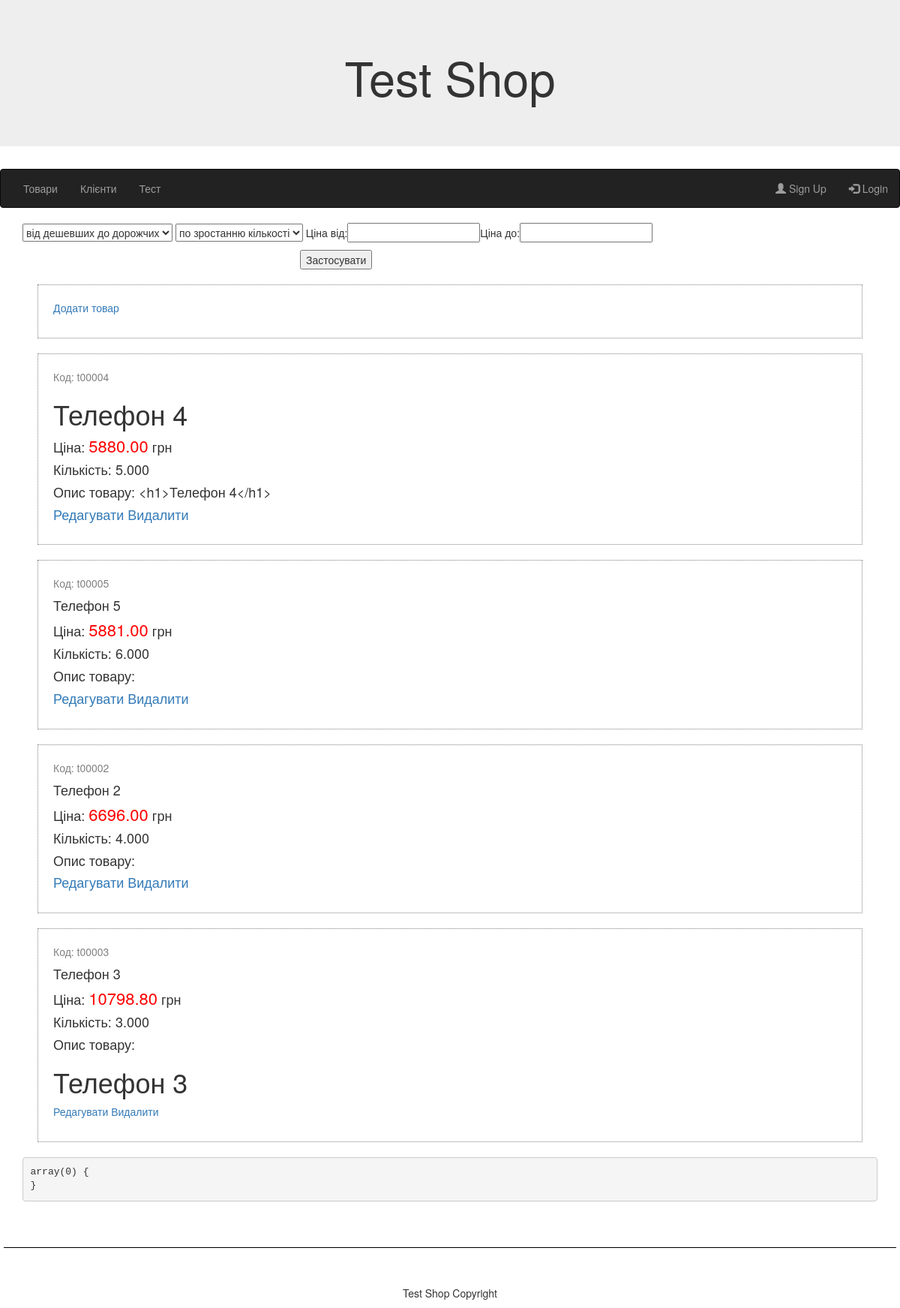
Screenshot of /product/list with the database file from the repository.
### tables this page shows
CREATE TABLE `menu` (
  `id` int(11) unsigned NOT NULL AUTO_INCREMENT,
  `name` varchar(100) NOT NULL,
  `path` varchar(255) NOT NULL,
  `active` tinyint(1) NOT NULL DEFAULT '1',
  `sort_order` smallint(2) DEFAULT NULL,
  PRIMARY KEY (`id`)
);

CREATE TABLE `products` (
  `id` int(11) unsigned NOT NULL AUTO_INCREMENT,
  `sku` varchar(30) NOT NULL,
  `name` varchar(255) NOT NULL,
  `price` decimal(12,2) NOT NULL DEFAULT '0.00',
  `qty` decimal(12,3) NOT NULL DEFAULT '0.000',
  `description` mediumtext,
  PRIMARY KEY (`id`)
);

### app/Core/View.php (called while the page is built, shortened)
<?php
class View
{
    private $data;
    private $viewPath;
    public function __construct(array $data = [], string $viewPath = null)
    {
        $this->data = $data;
        $this->viewPath = $viewPath;
    }
    public static function getViewDir(): string
    {
        return App::getAppDir() . DS . 'views';
    }
    protected function get($key)
    {
        return $this->data[$key];
    }
    public function render(): string
    {
        $path = $this->viewPath;
        if ($path === null) {
            $path = $this->getDefaultPath();
        }
        array_walk($this->data, static function(&$item, $key) {
            if ($item instanceof View) {
                $item = $item->render();
            }
        });
        extract($this->data, EXTR_SKIP);
        include $path;
        return ob_get_clean();
    }
    private function getDefaultPath(): string
    {
        $controllerName = Route::getController();
        $actionName = Route::getAction();
        $path = self::getViewDir() . DS . $controllerName . DS . $actionName . '.php';
        $path404 = self::getViewDir() . DS . 'error' . DS . 'error404.php';
        return file_exists($path) ? $path : $path404;
    }
     private function getBP(): string
     {
         return Route::getBP();
     }
}

### app/Core/Route.php (called while the page is built, shortened)
<?php
class Route
{
    private static $controller = null;
    private static $action = null;
    public static function getBP()
    {
        return self::getBasePath();
    }
    public static function getBasePath()
    {
        $base_path = substr(ROOT, strlen($_SERVER['DOCUMENT_ROOT']));
        return $base_path;
    }
    public static function init(string $route = null)
    {
         if (!$route) {
             $request = explode('?', $_SERVER['REQUEST_URI']);
             $uri = $request[0];
             $route = substr($uri, strlen(self::getBasePath()));
         }
         $route_array = explode('/', $route);
         if ($route_array[0] === "") {
              array_shift($route_array);
         }
         self::$controller = !empty($route_array[0]) ? $route_array[0] : 'index';
         self::$action = !empty($route_array[1]) ? $route_array[1] : 'index';
    }
    public static function getAction()
     {
        return self::$action;
     }
    public static function getController()
     {
        return self::$controller;
     }
}

### app/Core/App.php (called while the page is built, shortened)
<?php
class App
{
    public static function getAppDir(): string
    {
        return ROOT . DS . 'app';
    }
    public static function run(string $path = null): void
    {
        $action = Route::getAction() . 'Action';
        $controller = new $controllerClass();
        $controller->$action();
    }
}

### app/Core/DB.php (called while the page is built, shortened)
<?php
class DB
{
    private static $pdo = null;
    public function getConnection()
    {
        if (!self::$pdo) {
            $dsn = 'mysql:host='. MYSQL_HOST .';port='. MYSQL_PORT .';dbname='. DB_NAME . ';charset=utf8';
            $options = array(
                PDO::MYSQL_ATTR_INIT_COMMAND => "SET NAMES 'utf8'",
                PDO::ATTR_ERRMODE => PDO::ERRMODE_EXCEPTION,
                PDO::ATTR_EMULATE_PREPARES => false
            );
            try {
                self::$pdo = new PDO($dsn, DB_USERNAME , DB_PASSWORD, $options);
            } catch (PDOException $e) {
                echo "Connection failed: ".$e->getMessage();
                exit();
            }
        }
        return self::$pdo;
    }
    public function query($sql, $parameters = [])
    {
        $dbh = $this->getConnection();
        $stmt = $dbh->prepare($sql);
        $result = $stmt->execute($parameters);
        if ($result !== false)
        {
            return $stmt->fetchAll(PDO::FETCH_ASSOC);
        }
        else
        {
            return false;
        }
    }
}

### app/Core/Model.php (called while the page is built, shortened)
<?php
class Model implements DbModelInterface
{
    protected $table_name;
    protected $columns = [];
    protected $sql;
    protected $params = [];
    public function initCollection()
    {
        $columns = implode(',',$this->getColumns());
        $this->sql = "select $columns from " . $this->table_name ;
        return $this;
    }
    public function getColumns()
    {
        $db = new DB();
        $sql = "show columns from  $this->table_name;";
        $results = $db->query($sql);
        foreach($results as $result) {
            array_push($this->columns,$result['Field']);
        }
        return $this->columns;
    }
    public function sort($params)
    {
    $this->sql .= " ORDER BY ";
     foreach ($params as $key=>$value) {
     $this->sql .= "$key $value, ";
     }
     $this->sql = rtrim(($this->sql), ', ');
        return $this;
    }
    public function filter()
    {
     if (!empty($_POST['from'])){
         $from = $_POST['from'];
     } else {
         $from = 0;
       }
     If (!empty($_POST['to'])) {
         $to = $_POST['to'];
     } else {
           $to = $this->getMaxPrice();
       }
       $this->sql .= " WHERE price BETWEEN $from AND $to ";
       return $this;
    }
    public function getMaxPrice()
    {
        $db = new DB();
        $sql = "SELECT MAX(price) FROM $this->table_name";
        $maxPrice = $db->query($sql);
        return $maxPrice[0]['MAX(price)'];
    }
    public function getCollection()
    {
        $db = new DB();
        $this->sql .= ";";
        $this->collection = $db->query($this->sql, $this->params);
        return $this;
    }
}

### app/Controllers/ProductController.php (called while the page is built, shortened)
<?php
class ProductController extends Controller
{
    public function listAction()
    {
        $products = $this->getModel('Product')
            ->initCollection()
            ->filter()
            ->sort($this->getSortParams())
            ->getCollection()
            ->select();
        $this->renderLayout();
    }
    public function getSortParams()
    {
        $params = [];
        $sortfirst = filter_input(INPUT_POST, 'sortfirst');
        if ($sortfirst === "price_DESC") {
            $params['price'] = 'DESC';
        } else {
            $params['price'] = 'ASC';
        }
        $sortsecond = filter_input(INPUT_POST, 'sortsecond');
        if ($sortsecond === "qty_DESC") {
            $params['qty'] = 'DESC';
        } else {
            $params['qty'] = 'ASC';
        }
        return $params;
    }
}

### app/bootstrap.php (called while the page is built, shortened)
<?php
require ROOT . '/app/Autoloader.php';
\Core\App::run();

### index.php (called while the page is built, shortened)
<?php
include ROOT . '/app/bootstrap.php';

### app/Autoloader.php (called while the page is built, shortened)
<?php
class Autoloader
{
    public static function register()
    {
        spl_autoload_register(function ($class) {
            $file = ROOT . DS . 'app' .DS.str_replace('\\', DS, $class).'.php';
            if (file_exists($file)) {
                return true;
            }
            return false;
        });
    }
}

### app/views/product/list.php (the view, shortened to what this page needs)
<form method="POST" action="<?php $_SERVER['PHP_SELF']; ?>">
<select name='sortfirst'>
    <option <?php echo filter_input(INPUT_POST, 'sortfirst') === 'price_ASC' ? 'selected' : '';?> value="price_ASC">від дешевших до дорожчих</option>
</select>
<select name='sortsecond'>
  <option <?php echo filter_input(INPUT_POST, 'sortsecond') === 'qty_ASC' ? 'selected' : '';?>  value="qty_ASC">по зростанню кількості</option>
</select>
Ціна від:<input type="text" name="from" value="">Ціна до:<input type="text" name="to" value=""><br>
<input type="submit" value="Застосувати" style="margin-left: 370px; margin-top: 10px">
</form>
<div class="product"><p>
        <?= \Core\Url::getLink('/product/add', 'Додати товар'); ?>
</p></div>
<?php
$products =  $this->get('products');
foreach($products as $product)  :
?>
    <div class="product">
        <p class="sku">Код: <?php echo $product['sku']?></p>
        <h4><?php echo $product['name']?><h4>
        <p> Ціна: <span class="price"><?php echo $product['price']?></span> грн</p>
        <p> Кількість: <?php echo $product['qty']?></p>
        <p> Опис товару: <?php echo $product['description']?></p>
        <p>
            <?= \Core\Url::getLink('/product/edit', 'Редагувати', array('id'=>$product['id'])); ?>
            <?= \Core\Url::getLink('/product/delete', 'Видалити', array('id'=>$product['id'])); ?>
        </p>
    </div>
<?php endforeach; ?>
<?php
echo "<pre>";
var_dump($_POST);
echo "</pre>";

### app/Core/Controller.php (shortened to what this page needs)
<?php
class Controller
{
    protected $data = [];
    protected function set($key, $value)
    {
        $this->data[$key] = $value;
    }
    protected function get($key)
    {
        return $this->data[$key];
    }
    public function renderLayout()
    {
        $this->set('menuCollection',$this->getMenuCollection());
        $view = new View($this->data, $this->get('layoutPath'));
        echo $view->render();
    }
    public function getModel($name)
    {
        $model = new $name();
        return $model;
    }
     private function getMenuCollection()
     {
        return $this->getModel('menu')
            ->initCollection()
            ->sort(array('sort_order'=>'ASC'))
            ->getCollection()
            ->select();
     }
}

### app/views/menu.php
<nav class="navbar navbar-inverse">
  <div class="container-fluid">
    <ul class="nav navbar-nav">
    <?php
        foreach($this->get('menuCollection') as $item)  :
    ?>
        <li>
            <?= \Core\Url::getLink($item['path'], $item['name']); ?>
        </li>
    <?php endforeach; ?>
    </ul>
    <ul class="nav navbar-nav navbar-right">
        <li><a href="<?php echo $this->getBP();?>/customer/register/"><span class="glyphicon glyphicon-user"></span> Sign Up</a></li>
        <li><a href="<?php echo $this->getBP();?>/customer/login/"><span class="glyphicon glyphicon-log-in"></span> Login</a></li>
    </ul>
  </div>
</nav>

### app/Core/Url.php (shortened to what this page needs)
<?php
class Url
{
    public static function getLink($path, $name, $params = [])
    {
        if (!empty($params)) {
            $firts_key = array_keys($params)[0];
            foreach($params as $key=>$value) {
                $path .= ($key === $firts_key ? '?' : '&');
                $path .= "$key=$value";
            }
        }
        return '<a href="' . Route::getBP() . $path .'">' .$name . '</a>';
    }
}

### app/layouts/layout.php (shortened to what this page needs)
<html>
    <head>
        <link rel="stylesheet" type="text/css" href="<?php echo $this->getBP(); ?>/css/style.css" >
        <link rel="stylesheet" href="https://maxcdn.bootstrapcdn.com/bootstrap/3.3.6/css/bootstrap.min.css">
        <script src="https://maxcdn.bootstrapcdn.com/bootstrap/3.3.6/js/bootstrap.min.js"></script>    </head>
    <body>
        <div class="jumbotron">
            <div class="container text-center">
                <h1>Test Shop</h1>
            </div>
        </div>
        <div id="header">
            <?= $this->get('menu'); ?>
        </div>
        <div class="container">
            <?= $this->get('content'); ?>
        </div>
        <hr style="margin:50px 5px;background-color: black;height: 1px;">
        <footer class="container-fluid text-center">
            <p>Test Shop Copyright</p>
        </footer>
    </body>
</html>

### css/style.css (style rules this page uses)
.sku { color: grey; }
.product { border: dotted 1px gray; margin:20px; padding: 20px; }
.price { color: red; font-size: 22px; }

### rows the page displays
menu: name "Товари"
menu: name "Клієнти"
menu: name "Тест"
products: sku "t00004", name "Телефон 4", price "5880.00", qty "5.000", description "<h1>Телефон 4</h1>", name "Редагувати Видалити"
products: sku "t00005", name "Телефон 5", price "5881.00", qty "6.000", name "Редагувати Видалити"
products: sku "t00002", name "Телефон 2", price "6696.00", qty "4.000", name "Редагувати Видалити"
products: sku "t00003", name "Телефон 3", price "10798.80", qty "3.000", description "Телефон 3", name "Редагувати Видалити"

### other values shown
$name "Додати товар"
$this->get('content') "array(0) { }"
